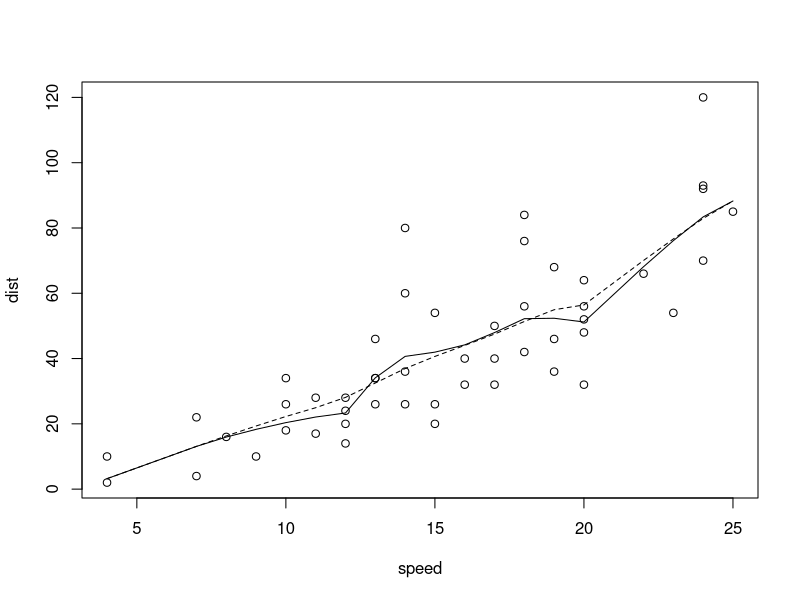

The R source for this figure:
#Loess
require(graphics)

with(cars, {
    plot(speed, dist)
    lines(supsmu(speed, dist))
    lines(supsmu(speed, dist, bass = 7), lty = 2)
    })

# and
# http://archive.ics.uci.edu/ml/datasets/Student+Performance
# http://archive.ics.uci.edu/ml/datasets/NoisyOffice
# http://archive.ics.uci.edu/ml/datasets/Bike+Sharing+Dataset
